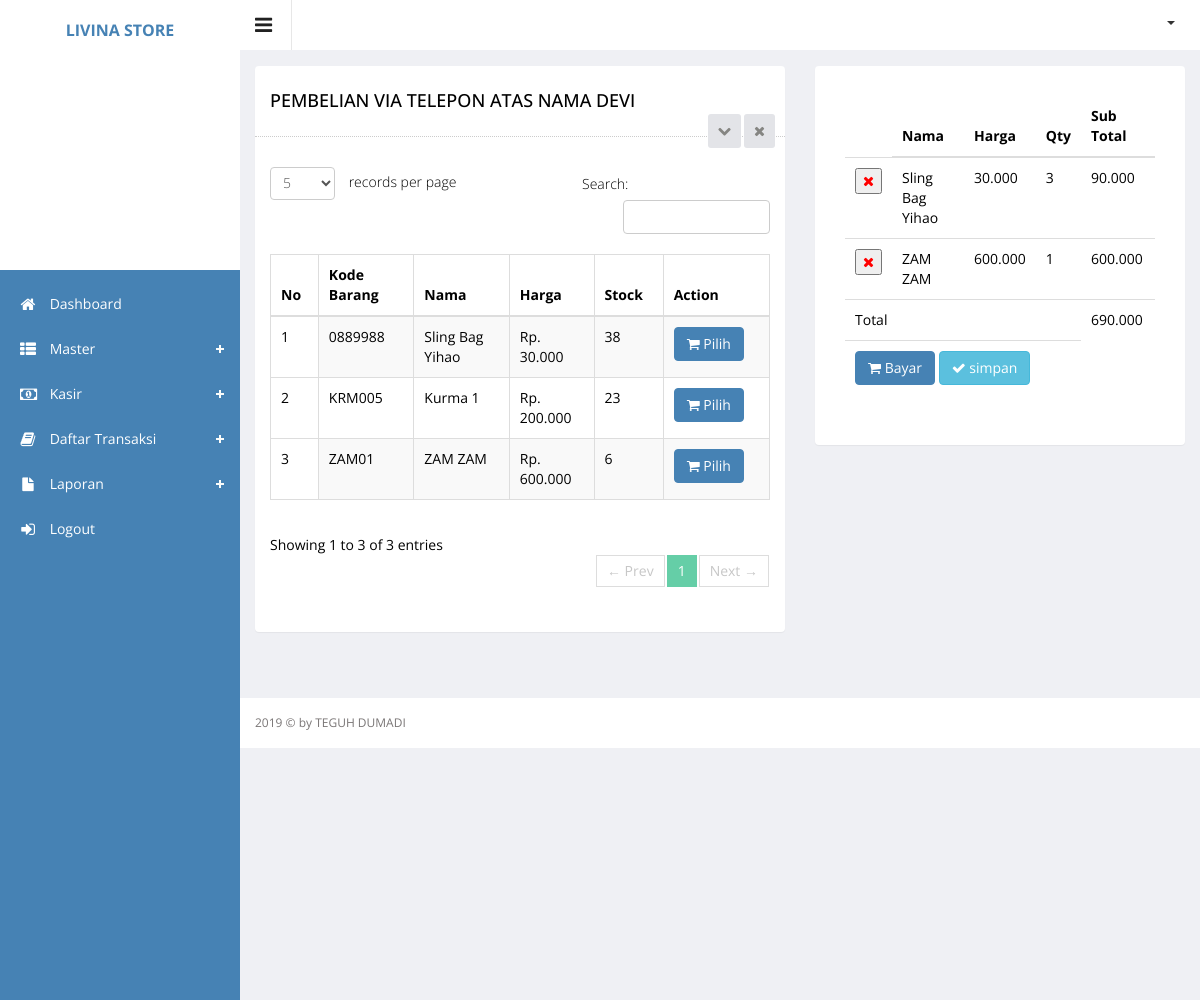
Before: /index.php?hal=ubah_pesan_telpon&id_customer=3 (signed in) with the older database file.
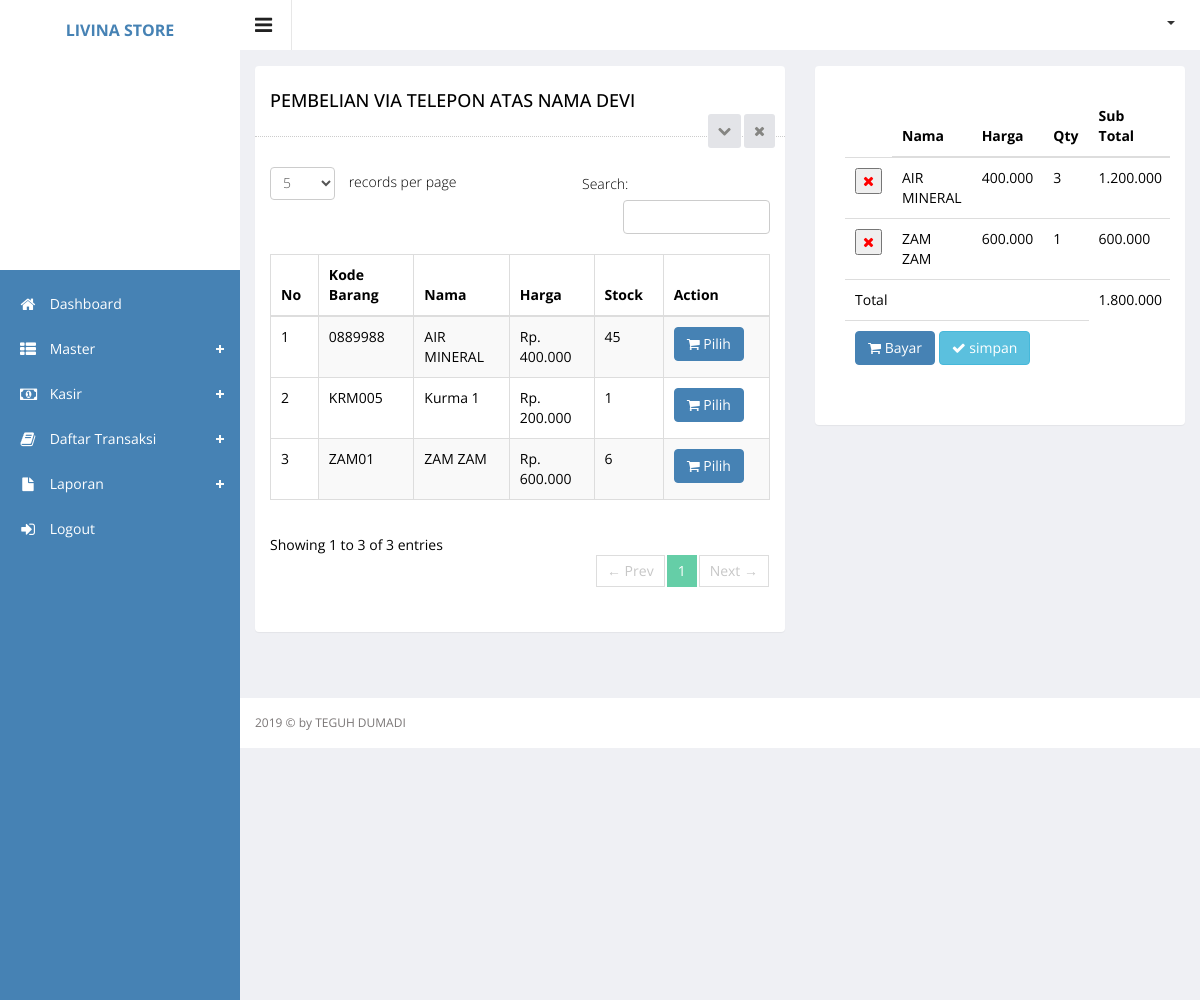
After: the same page with the newer database file.
### tables this page shows
CREATE TABLE `barang` (
  `id` int(11) NOT NULL,
  `kdbrg` varchar(50) NOT NULL,
  `nmbrg` varchar(100) NOT NULL,
  `harga` int(11) NOT NULL,
  `stock` int(11) NOT NULL,
  `tanggal` datetime NOT NULL,
  `category_id` int(11) NOT NULL,
  `id_satuan` int(11) NOT NULL,
  `total_terjual` varchar(50) NOT NULL
);

CREATE TABLE `keranjang_telepon` (
  `id_keranjang` int(11) NOT NULL,
  `id_barang` int(11) NOT NULL,
  `id_session` varchar(100) NOT NULL,
  `id_customer` int(11) NOT NULL,
  `tgl_keranjang` datetime NOT NULL,
  `jam_keranjang` text NOT NULL,
  `qty` int(11) NOT NULL,
  `status` int(3) NOT NULL
);

### ubah_pesan_telpon.php (the view, shortened to what the changed rows need)
<?php
include "config.php";
$id_customer = $_GET['id_customer'];
$Rcustomer= $connect->query("SELECT * FROM customer WHERE id_customer = '$id_customer' ");
$ambildata = mysqli_fetch_array($Rcustomer);
$nama = $ambildata['nama_pembeli'];
 ?>
       <div class="wrapper">
    <div class="row">
        <div class="col-sm-7">
            <section class="panel">
                <header class="panel-heading">
                    <h4>Pembelian Via Telepon Atas Nama <?=$nama;?></h4>
                    <span class="tools pull-right">
                        <a href="javascript:;" class="fa fa-chevron-down"></a>
                        <a href="javascript:;" class="fa fa-times"></a>
                     </span>
                </header>
                <div class="panel-body">
                    <div class="adv-table editable-table ">
                        <div class="clearfix">
                            <div class="btn-group pull-right">
                            </div>
                        </div>
                        <table class="table table-striped table-hover table-bordered" id="editable-sample">
                            <thead>
                            <tr>
                                <th width="5%">No</th>
                                <th width="20%">Kode Barang</th>
                                <th width="20%">Nama</th>
                                <th width="15%">Harga</th>
                                <th width="15%">Stock</th>
                                <th width="10%">Action</th>
                            </tr>
                            </thead>
                            <tbody>
                            <?php
                            $no = 1;
                            $queryProduct = $connect->query("SELECT barang.id, barang.kdbrg, barang.nmbrg, barang.harga, barang.stock, category.category_id, category.category_name, satuan.id_satuan, satuan.nmsatuan
                             FROM barang
                             JOIN category ON barang.category_id = category.category_id
                             JOIN satuan ON barang.id_satuan = satuan.id_satuan
                             ORDER BY id DESC");
                            while ($rowProduct = mysqli_fetch_array($queryProduct)) {
                                ?>
                                 <tr class="">
                                    <td><?php echo $no++ ?></td>
                                    <td><?php echo $rowProduct['kdbrg'] ?></td>
                                    <td><?php echo $rowProduct['nmbrg'] ?></td>
                                    <td>Rp. <?php echo number_format($rowProduct['harga'], 0, ',', '.'); ?></td>
                                    <td><?php echo $rowProduct['stock'] ?></td>
                                    <td>
                                        <form action="" method="POST">
                                            <button class="btn btn-primary" type="submit" name="pilih"><i class="fa fa-shopping-cart" aria-hidden="true"></i>
                                                Pilih
                                            </button>
                                         </form>
                                    </td>
                                </tr>
                            <?php } ?>
                            </tbody>
                        </table>
                    </div>
                </div>
            </section>
        </div>
           <div class="col-md-5">
            <div class="panel">
                <div class="panel-body">
                    <div class="blog-post">
                        <div class="media">
                            <div class="panel-body">
                                <table class="table">
                                    <thead>
                                    <tr>
                                        <td></td>
                                        <th>Nama</th>
                                        <th>Harga</th>
                                        <th>Qty</th>
                                        <th>Sub Total</th>
                                    </tr>
                                    </thead>
                                    <tbody>
                                    <?php
                                    $query = "SELECT keranjang_telepon.id_keranjang, keranjang_telepon.id_session, keranjang_telepon.tgl_keranjang, keranjang_telepon.jam_keranjang, keranjang_telepon.qty,
                        barang.id, barang.kdbrg, barang.nmbrg, barang.harga, barang.stock
                        FROM keranjang_telepon
                        JOIN barang ON keranjang_telepon.id_barang = barang.id
                        WHERE  id_customer=$id_customer AND status = 1 ";
                                    $result = mysqli_query($connect, $query);
                                    $total = 0;
                                    while ($data = mysqli_fetch_array($result)) {
                                        $sub_total = +$data['harga'] * $data['qty'];
                                        $total += $sub_total;
                                        ?>
                                        <tr>
                                            <td>
                                                <form action="" method="POST">
                                                     <button type="submit" name="hapus"><i
                                                          class="fa fa-times" style="color: red"></i></button>
                                                </form>
                                            </td>
                                            <td>
                                                <?php echo $data['nmbrg'] ?></td>
                                            <td><?php echo number_format($data['harga'], 0, ',', '.'); ?></td>
                                            <td><?php echo $data['qty']; ?></td>
                                            <td><?php echo number_format($sub_total, 0, ',', '.'); ?></td>
                                        </tr>
                                    <?php } ?>
                                    <tr>
                                        <td colspan="4">
                                            Total
                                        </td>
                                        <td>
                                            <?php echo number_format($total, 0, ',', '.'); ?>
                                        </td>
                                    </tr>
                                    <tr>
                                        <td colspan="4" align="reight">
                                            <button class="btn btn-primary" type="submit" data-toggle="modal"
                                                    data-target="#myModal"><i class="fa fa-shopping-cart"></i> Bayar
                                            </button>
                                            <a href="via_telpon_simpan.php?&id_customer=<?=$id_customer;?>">
                                             <button class="btn btn-info" type="submit" name="simpan" id="simpan"><i class="fa fa-check"></i> simpan
                                            </button></a>
                                        </td>
                                    </tr>
                                    </tbody>
                                </table>
                            </div>
                        </div>
                    </div>
                </div>
            </div>
        </div>
    </div>
</div>

Changed rows visible on the page:
changed barang: nmbrg "Sling Bag Yihao" → "AIR MINERAL"; harga "30.000" → "400.000"; stock "38" → "45"
changed barang "KRM005": stock "23" → "1"
changed through a linked row, keranjang_telepon: id_barang.nmbrg "Sling Bag Yihao" → "AIR MINERAL"; id_barang.harga "30.000" → "400.000"; sub_total "90.000" → "1.200.000"
Other visible differences:
$total: "690.000" → "1.800.000"
